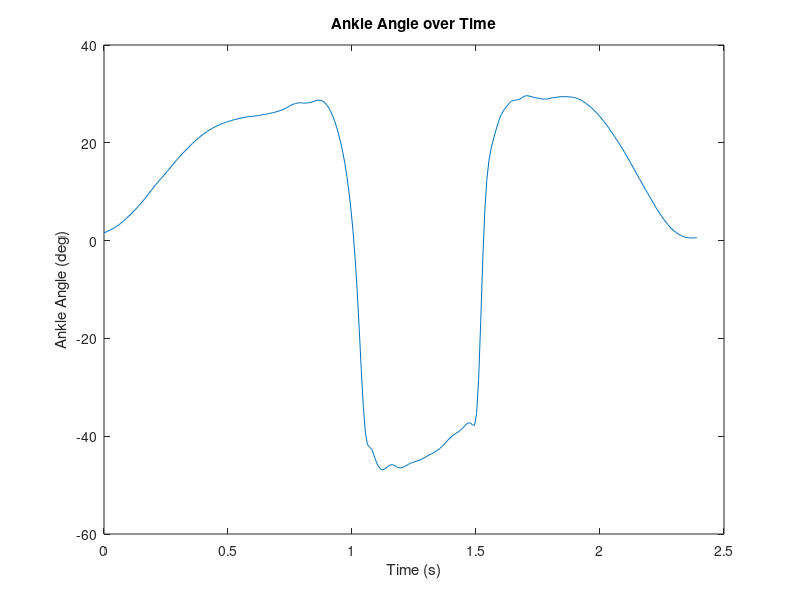
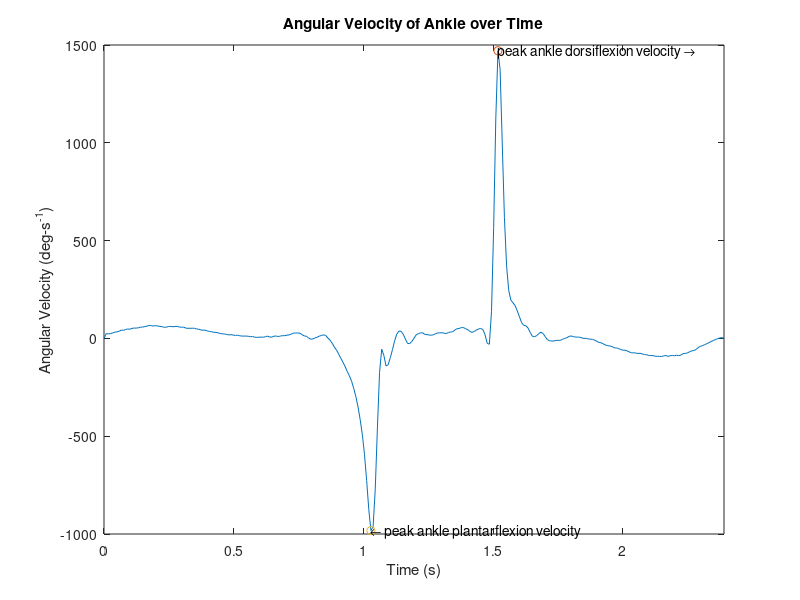

Source code (MATLAB) for these figures, in order:
% Created by: Anthony Le
% Last updated: 02.15.2018

% KIN 523: Homework 4 - Planar Kinematics
% Due: 02.15.18
%% Problem 7, 8, 9
close all;
clear;

load('prb3_results.mat');
load('prb4_results.mat');

frame = footAng_time(:, 1);
time = footAng_time(:, 2);
foot_ang = footAng_time(:, 3);
leg_ang = legAng_time(:, 3);
delta_t = 0.0083;

leg_ang = 90 - leg_ang;

% problem 7
ankle_ang = -((leg_ang + foot_ang) - 90);

ankleAng_time = horzcat(frame, time, ankle_ang);

% problem 8a
peak_dorflex = max(ankle_ang);

% problem 8b
peak_plantflex = min(ankle_ang);

% problem 8c
ankle_ROM = peak_dorflex - peak_plantflex;

figure(1);
plot(time, ankle_ang);
xlabel('Time (s)');
ylabel('Ankle Angle (deg)');
title('Ankle Angle over Time');

% problem 9
OMEGA = [];

for i = 2:length(time)-1
    omega = (ankle_ang(i+1) - ankle_ang(i-1)) / (2 * delta_t);
    OMEGA = cat(1, OMEGA, omega);
end

OMEGA = [0; OMEGA; 0];

ang_vec = horzcat(frame, time, OMEGA);

% problem 9a
[peak_dorflex_vec, indx_pdf_v] = max(OMEGA);

% problem 9b
[peak_plantflex_vec, indx_ppf_v] = min(OMEGA);

figure(2);
plot(time, OMEGA);
xlabel('Time (s)');
ylabel('Angular Velocity (deg-s^{-1})');
title('Angular Velocity of Ankle over Time');
hold on;
plot(time(indx_pdf_v, 1), OMEGA(indx_pdf_v, 1), 'o');
plot(time(indx_ppf_v, 1), OMEGA(indx_ppf_v, 1), 'o');
text(time(indx_pdf_v, 1), OMEGA(indx_pdf_v, 1), 'peak ankle dorsiflexion velocity \rightarrow');
text(time(indx_ppf_v, 1), OMEGA(indx_ppf_v, 1), '\leftarrow peak ankle plantarflexion velocity');
xlim([0 2.3904]);
